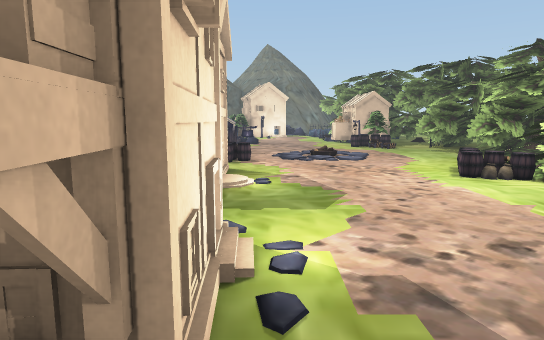
[1] (above)

24 first-person views from a walk through a 3-D level made in the Unity game engine. The camera is 1.3 m above the floor, tilts 8° down and sees 75° across. The floor is counted in squares, 1 m on a side. Each view is taken from the middle of a square. On the plan, view 1 faces up. The plan holds only what a view shows up to about 15 squares ahead; the rest is blank. The place goes on beyond the plan. Some surface patterns are stand-ins.

[2]
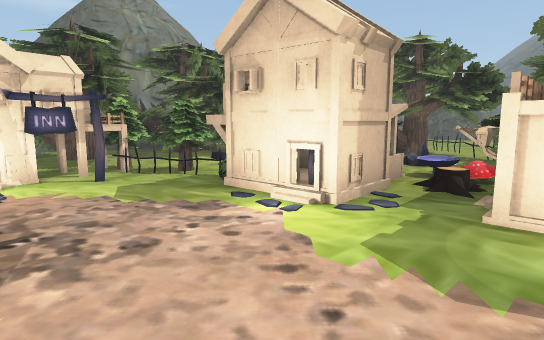

[3]
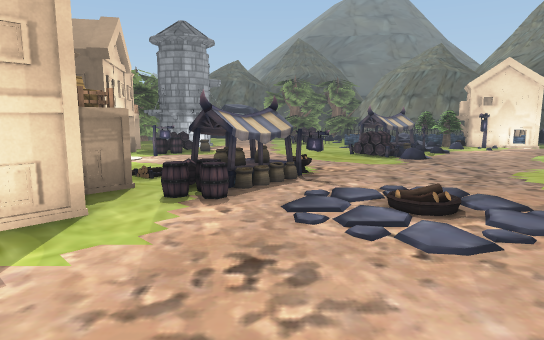

[4]
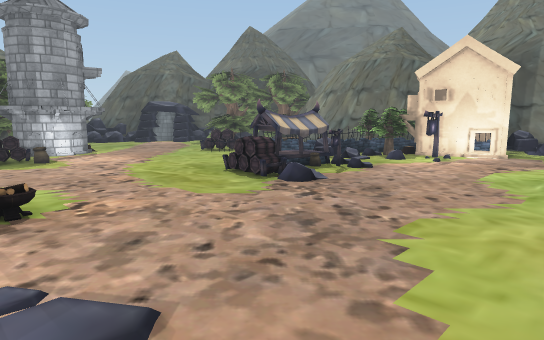

[5]
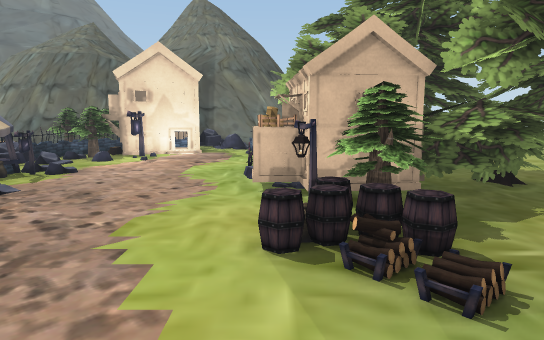

[6]
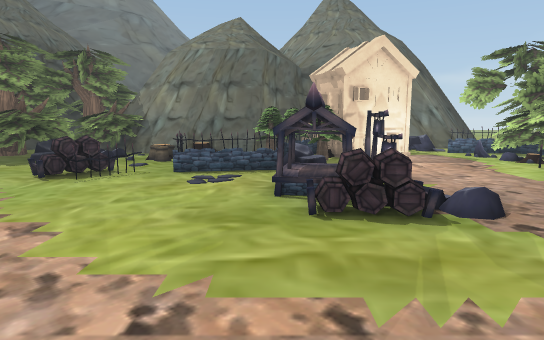

[7]
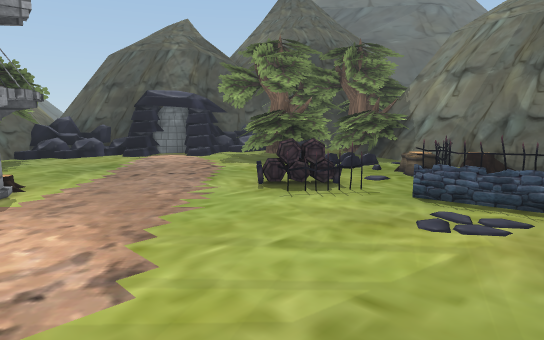

[8]
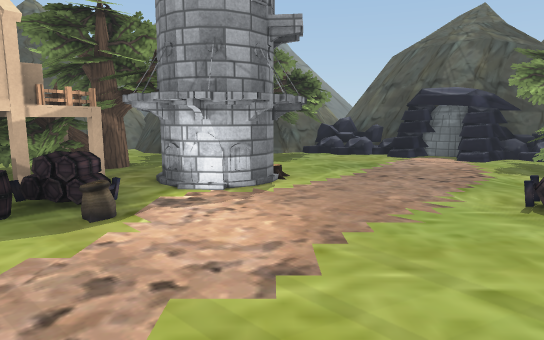

[9]
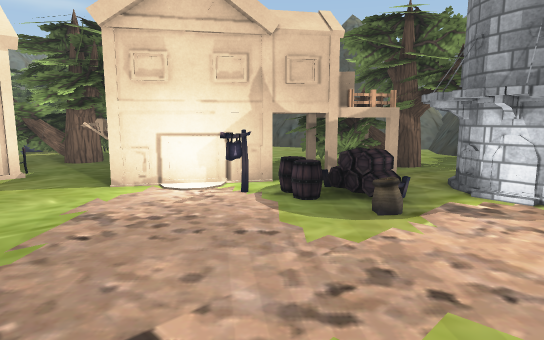

[10]
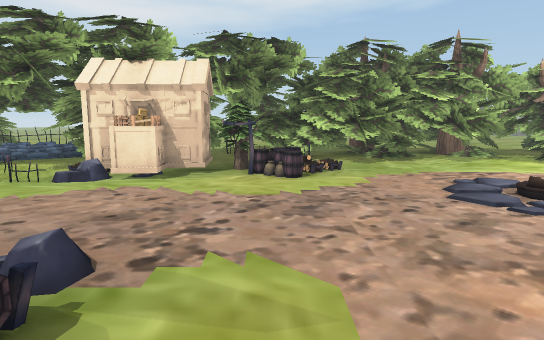

[11]
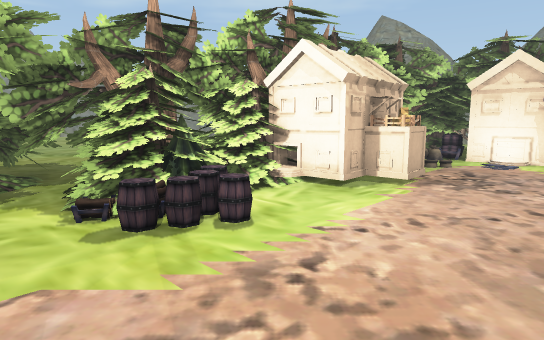

[12]
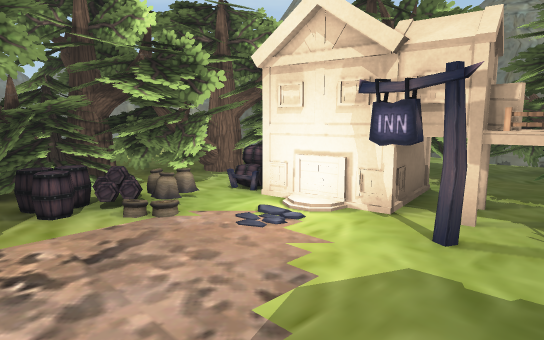

[13]
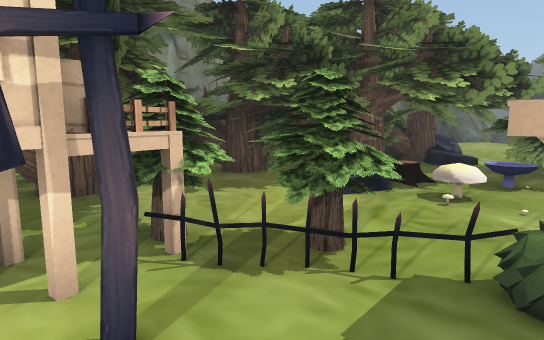

[14]
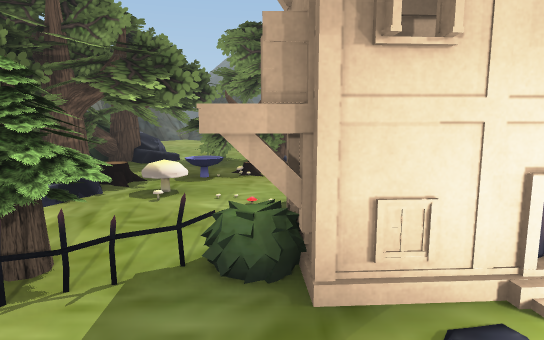

[15]
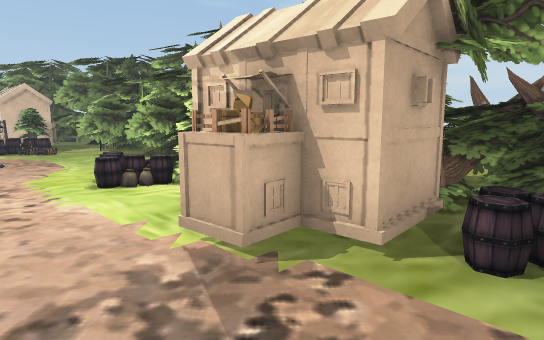

[16]
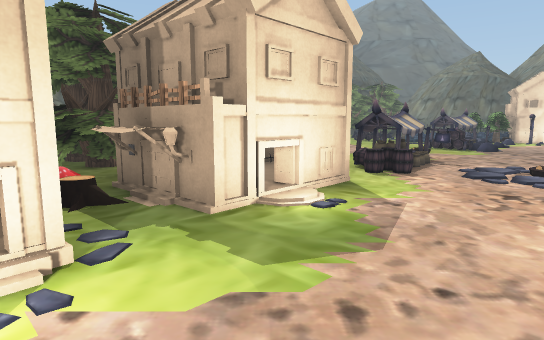

[17]
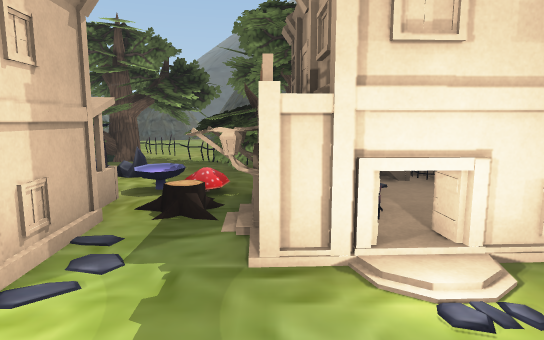

[18]
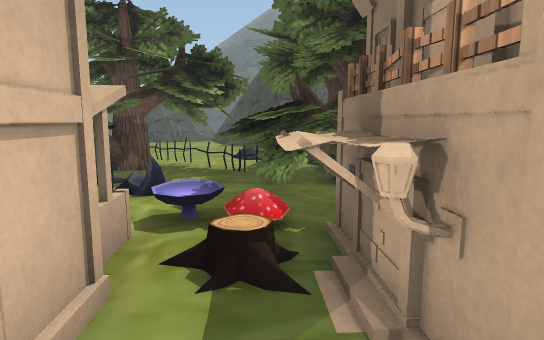

[19]
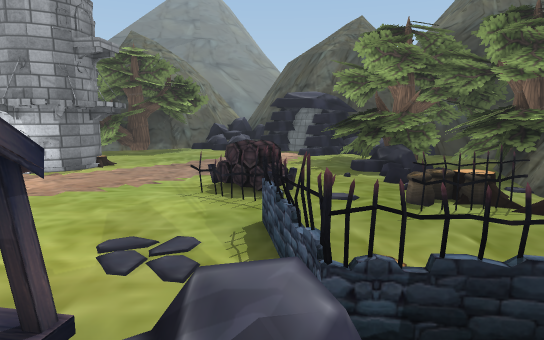

[20]
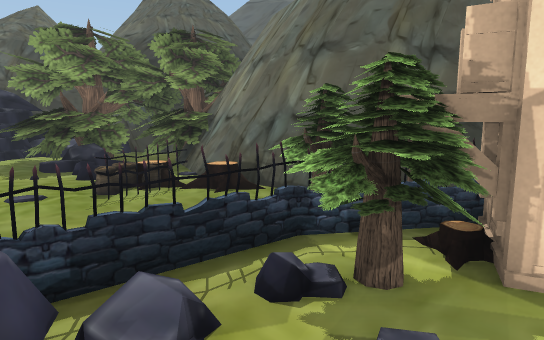

[21]
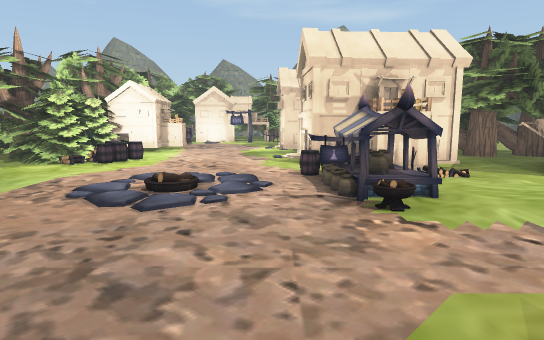

[22]
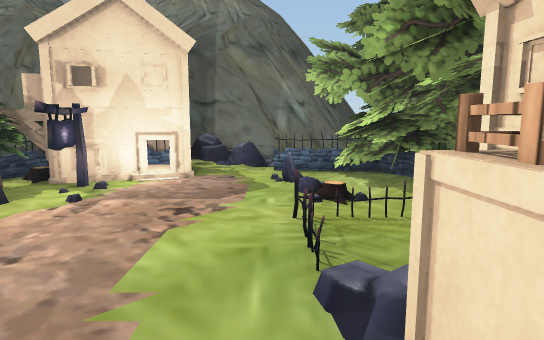

[23]
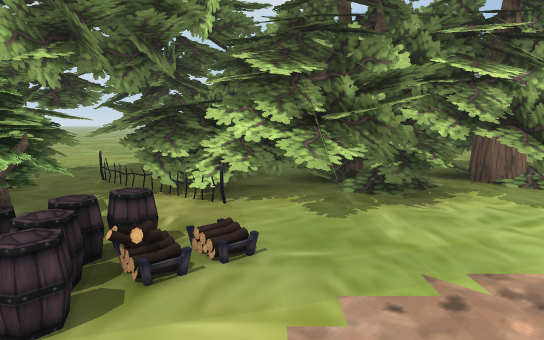

[24]
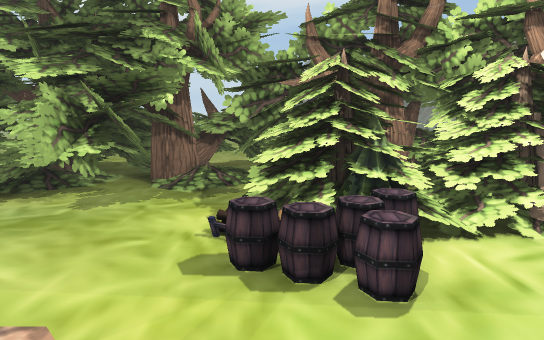

### Floor plan
Key: @ floor where view 1 was taken; # wall or solid block; x gap in a wall; . main floor; : floor 0.25 m higher than the main floor; + floor 0.5 m higher than the main floor; * floor 1.25 m higher than the main floor; / step, stairs or slope; = window, fence, low wall or low ledge; ^ raised ledge; v drop or lower ground; B barrel; T tree; M mushroom; R rock; U bush; A barrelstack; W tower; L lantern; O other object.
Columns run from 20 left of view 1 to 11 right of it. Each row starts with its distance up from view 1.
 31     ##TTTTT     ##   O
 30     #OTTTTT######T  #RR= #
 29    O TTTTTTT####TT# ^#R==#
 28    #RTTTTT......T#^^##.R #
 27   RRRTTTTT..:O..TTT#.....#
 26    #R.TTT....O..=TT#....
 25  ###R...........= .....=
 24 ##RR.......AO.=#=R.....O
 23 #R /.......OO....^#.....#
 22 #R .............^^x.....##
 21 #RT.............^^ .....O##
 20 ##TTT...W........AAO.....####
 19  TTT.. WWW..............LTT.#
 18    TTT   WW.............BBB.#
 17    TT   WWW.............BB..#
 16       T WW.A...............##
 15  ##  TTTOO.BB.....O.......###
 14 ##=..T TO####....^^#...... ##
 13  ..  TTT ####....^^...:.....##
 12       T     ##...#^B.......#####
 11       .     ##..OOBB.......###TT
 10      ..     ##.. O...........TTT
  9      ..     TTT#^^##.....B+*TTTT
  8            TTTT^  ^#.....B/ TTT
  7            TTTT ^^^#....../ TTTT
  6          OTTTTTTOOO#......TTTTTT
  5        RR TTTTTM#^^......#^TTTTT
  4         O TO  TM####....O# TTTTv
  3      ....#TTT.R #^ #.....###TTT
  2      ....TTTT. O  ^^.....BBTTTT
  1      ....OTTT  .  U#.....:BTTT
  0         .TTTTO .O. T@..... TT
 -1         . TTTTMM#.TTT##.##TTTTT
 -2       ...#TTTTTT ..TOO###AATTT.
 -3       ...RRTTTTRRT TOO####TTTT.
 -4         = RTOOOTTTTTTTT#TTT TT

Where each view was taken, in squares from view 1:
view 1: 0 up, 0 right, facing up
view 2: 7 up, 4 right, facing down-left
view 3: 8 up, 4 right, facing up-left
view 4: 14 up, 4 right, facing up-left
view 5: 14 up, 4 right, facing up
view 6: 15 up, 4 left, facing up
view 7: 18 up, 4 left, facing up-left
view 8: 19 up, 4 left, facing left
view 9: 19 up, 4 left, facing down-left
view 10: 18 up, 4 left, facing right
view 11: 11 up, 1 right, facing down-right
view 12: 3 up, 0 right, facing down-right
view 13: 1 up, 2 right, facing down-left
view 14: 1 up, 2 right, facing left
view 15: 1 up, 2 right, facing up-right
view 16: 3 up, 3 right, facing up-left
view 17: 6 up, 2 right, facing left
view 18: 5 up, 0 right, facing left
view 19: 24 up, 2 left, facing left
view 20: 24 up, 1 left, facing up-left
view 21: 20 up, 0 right, facing down
view 22: 20 up, 3 right, facing up
view 23: 16 up, 2 right, facing right
view 24: 9 up, 2 right, facing right
